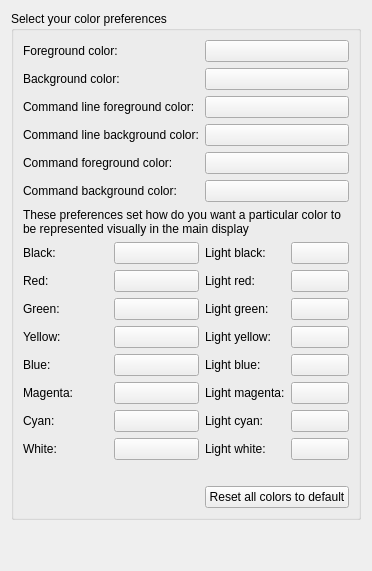
     <widget class="QWidget" name="color_view_tab">
      <attribute name="title">
       <string>Color view</string>
      </attribute>
      <layout class="QGridLayout" name="gridLayout_2">
       <item row="0" column="0">
        <widget class="QGroupBox" name="groupBox">
         <property name="title">
          <string>Select your color preferences</string>
         </property>
         <layout class="QGridLayout" name="gridLayout_8">
          <item row="0" column="0">
           <widget class="QLabel" name="label_22">
            <property name="text">
             <string>Foreground color:</string>
            </property>
           </widget>
          </item>
          <item row="0" column="1">
           <widget class="QPushButton" name="pushButton_foreground_color">
            <property name="autoFillBackground">
             <bool>true</bool>
            </property>
            <property name="styleSheet">
             <string notr="true"/>
            </property>
            <property name="text">
             <string/>
            </property>
           </widget>
          </item>
          <item row="1" column="0">
           <widget class="QLabel" name="label_21">
            <property name="text">
             <string>Background color:</string>
            </property>
           </widget>
          </item>
          <item row="1" column="1">
           <widget class="QPushButton" name="pushButton_background_color">
            <property name="autoFillBackground">
             <bool>true</bool>
            </property>
            <property name="text">
             <string/>
            </property>
           </widget>
          </item>
          <item row="8" column="0" colspan="2">
           <widget class="QLabel" name="label_19">
            <property name="text">
             <string>These preferences set how do you want a particular color to be represented visually in the main display</string>
            </property>
            <property name="wordWrap">
             <bool>true</bool>
            </property>
           </widget>
          </item>
          <item row="9" column="0">
           <layout class="QGridLayout" name="gridLayout_4">
            <item row="0" column="0">
             <widget class="QLabel" name="label">
              <property name="text">
               <string>Black:</string>
              </property>
             </widget>
            </item>
            <item row="1" column="0">
             <widget class="QLabel" name="label_2">
              <property name="text">
               <string>Red:</string>
              </property>
             </widget>
            </item>
            <item row="2" column="0">
             <widget class="QLabel" name="label_3">
              <property name="text">
               <string>Green:</string>
              </property>
             </widget>
            </item>
            <item row="4" column="0">
             <widget class="QLabel" name="label_5">
              <property name="text">
               <string>Blue:</string>
              </property>
             </widget>
            </item>
            <item row="5" column="0">
             <widget class="QLabel" name="label_6">
              <property name="text">
               <string>Magenta:</string>
              </property>
             </widget>
            </item>
            <item row="6" column="0">
             <widget class="QLabel" name="label_7">
              <property name="text">
               <string>Cyan:</string>
              </property>
             </widget>
            </item>
            <item row="7" column="0">
             <widget class="QLabel" name="label_8">
              <property name="text">
               <string>White:</string>
              </property>
             </widget>
            </item>
            <item row="0" column="1">
             <widget class="QPushButton" name="pushButton_black">
              <property name="autoFillBackground">
               <bool>true</bool>
              </property>
              <property name="text">
               <string/>
              </property>
             </widget>
            </item>
            <item row="1" column="1">
             <widget class="QPushButton" name="pushButton_red">
              <property name="autoFillBackground">
               <bool>true</bool>
              </property>
              <property name="text">
               <string/>
              </property>
             </widget>
            </item>
            <item row="2" column="1">
             <widget class="QPushButton" name="pushButton_green">
              <property name="autoFillBackground">
               <bool>true</bool>
              </property>
              <property name="text">
               <string/>
              </property>
             </widget>
            </item>
            <item row="3" column="1">
             <widget class="QPushButton" name="pushButton_yellow">
              <property name="autoFillBackground">
               <bool>true</bool>
              </property>
              <property name="text">
               <string/>
              </property>
             </widget>
            </item>
            <item row="4" column="1">
             <widget class="QPushButton" name="pushButton_blue">
              <property name="autoFillBackground">
               <bool>true</bool>
              </property>
              <property name="text">
               <string/>
              </property>
             </widget>
            </item>
            <item row="5" column="1">
             <widget class="QPushButton" name="pushButton_magenta">
              <property name="autoFillBackground">
               <bool>true</bool>
              </property>
              <property name="text">
               <string/>
              </property>
             </widget>
            </item>
            <item row="6" column="1">
             <widget class="QPushButton" name="pushButton_cyan">
              <property name="autoFillBackground">
               <bool>true</bool>
              </property>
              <property name="text">
               <string/>
              </property>
             </widget>
            </item>
            <item row="7" column="1">
             <widget class="QPushButton" name="pushButton_white">
              <property name="autoFillBackground">
               <bool>true</bool>
              </property>
              <property name="text">
               <string/>
              </property>
             </widget>
            </item>
            <item row="3" column="0">
             <widget class="QLabel" name="label_4">
              <property name="text">
               <string>Yellow:</string>
              </property>
             </widget>
            </item>
           </layout>
          </item>
          <item row="9" column="1">
           <layout class="QGridLayout" name="gridLayout_3">
            <item row="0" column="0">
             <widget class="QLabel" name="label_13">
              <property name="text">
               <string>Light black:</string>
              </property>
             </widget>
            </item>
            <item row="1" column="0">
             <widget class="QLabel" name="label_14">
              <property name="text">
               <string>Light red:</string>
              </property>
             </widget>
            </item>
            <item row="2" column="0">
             <widget class="QLabel" name="label_9">
              <property name="text">
               <string>Light green:</string>
              </property>
             </widget>
            </item>
            <item row="3" column="0">
             <widget class="QLabel" name="label_15">
              <property name="text">
               <string>Light yellow:</string>
              </property>
             </widget>
            </item>
            <item row="4" column="0">
             <widget class="QLabel" name="label_16">
              <property name="text">
               <string>Light blue:</string>
              </property>
             </widget>
            </item>
            <item row="5" column="0">
             <widget class="QLabel" name="label_11">
              <property name="text">
               <string>Light magenta:</string>
              </property>
             </widget>
            </item>
            <item row="6" column="0">
             <widget class="QLabel" name="label_12">
              <property name="text">
               <string>Light cyan:</string>
              </property>
             </widget>
            </item>
            <item row="7" column="0">
             <widget class="QLabel" name="label_10">
              <property name="text">
               <string>Light white:</string>
              </property>
             </widget>
            </item>
            <item row="0" column="1">
             <widget class="QPushButton" name="pushButton_Lblack">
              <property name="autoFillBackground">
               <bool>true</bool>
              </property>
              <property name="text">
               <string/>
              </property>
             </widget>
            </item>
            <item row="1" column="1">
             <widget class="QPushButton" name="pushButton_Lred">
              <property name="autoFillBackground">
               <bool>true</bool>
              </property>
              <property name="text">
               <string/>
              </property>
             </widget>
            </item>
            <item row="2" column="1">
             <widget class="QPushButton" name="pushButton_Lgreen">
              <property name="autoFillBackground">
               <bool>true</bool>
              </property>
              <property name="text">
               <string/>
              </property>
             </widget>
            </item>
            <item row="3" column="1">
             <widget class="QPushButton" name="pushButton_Lyellow">
              <property name="autoFillBackground">
               <bool>true</bool>
              </property>
              <property name="text">
               <string/>
              </property>
             </widget>
            </item>
            <item row="4" column="1">
             <widget class="QPushButton" name="pushButton_Lblue">
              <property name="autoFillBackground">
               <bool>true</bool>
              </property>
              <property name="text">
               <string/>
              </property>
             </widget>
            </item>
            <item row="5" column="1">
             <widget class="QPushButton" name="pushButton_Lmagenta">
              <property name="autoFillBackground">
               <bool>true</bool>
              </property>
              <property name="text">
               <string/>
              </property>
             </widget>
            </item>
            <item row="6" column="1">
             <widget class="QPushButton" name="pushButton_Lcyan">
              <property name="autoFillBackground">
               <bool>true</bool>
              </property>
              <property name="text">
               <string/>
              </property>
             </widget>
            </item>
            <item row="7" column="1">
             <widget class="QPushButton" name="pushButton_Lwhite">
              <property name="autoFillBackground">
               <bool>true</bool>
              </property>
              <property name="text">
               <string/>
              </property>
             </widget>
            </item>
           </layout>
          </item>
          <item row="11" column="1">
           <widget class="QPushButton" name="reset_colors_button">
            <property name="text">
             <string>Reset all colors to default</string>
            </property>
           </widget>
          </item>
          <item row="10" column="1">
           <spacer name="verticalSpacer_3">
            <property name="orientation">
             <enum>Qt::Vertical</enum>
            </property>
            <property name="sizeType">
             <enum>QSizePolicy::Minimum</enum>
            </property>
            <property name="sizeHint" stdset="0">
             <size>
              <width>20</width>
              <height>20</height>
             </size>
            </property>
           </spacer>
          </item>
          <item row="4" column="0">
           <widget class="QLabel" name="label_32">
            <property name="text">
             <string>Command foreground color:</string>
            </property>
           </widget>
          </item>
          <item row="4" column="1">
           <widget class="QPushButton" name="pushButton_command_foreground_color">
            <property name="autoFillBackground">
             <bool>true</bool>
            </property>
            <property name="text">
             <string/>
            </property>
           </widget>
          </item>
          <item row="5" column="0">
           <widget class="QLabel" name="label_37">
            <property name="text">
             <string>Command background color:</string>
            </property>
           </widget>
          </item>
          <item row="5" column="1">
           <widget class="QPushButton" name="pushButton_command_background_color">
            <property name="autoFillBackground">
             <bool>true</bool>
            </property>
            <property name="text">
             <string/>
            </property>
           </widget>
          </item>
          <item row="2" column="1">
           <widget class="QPushButton" name="pushButton_command_line_foreground_color">
            <property name="text">
             <string/>
            </property>
           </widget>
          </item>
          <item row="2" column="0">
           <widget class="QLabel" name="label_31">
            <property name="text">
             <string>Command line foreground color:</string>
            </property>
           </widget>
          </item>
          <item row="3" column="1">
           <widget class="QPushButton" name="pushButton_command_line_background_color">
            <property name="text">
             <string/>
            </property>
           </widget>
          </item>
          <item row="3" column="0">
           <widget class="QLabel" name="label_59">
            <property name="text">
             <string>Command line background color:</string>
            </property>
           </widget>
          </item>
         </layout>
        </widget>
       </item>
       <item row="1" column="0">
        <spacer name="verticalSpacer_5">
         <property name="orientation">
          <enum>Qt::Vertical</enum>
         </property>
         <property name="sizeHint" stdset="0">
          <size>
           <width>20</width>
           <height>40</height>
          </size>
         </property>
        </spacer>
       </item>
      </layout>
     </widget>
